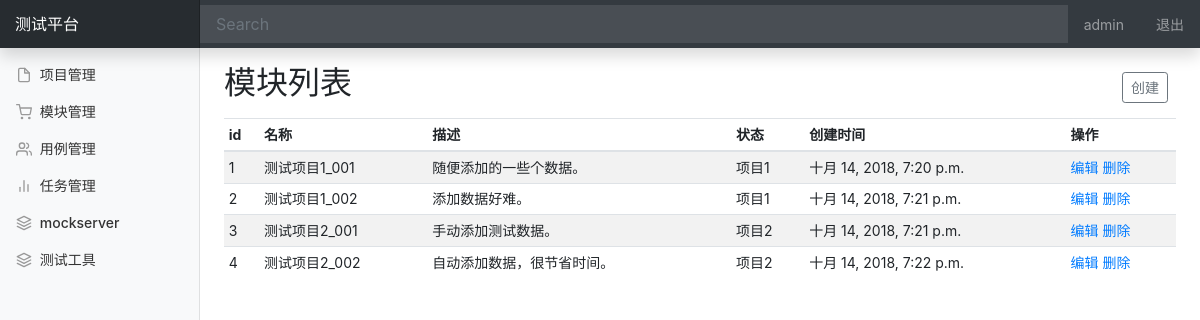
Page /manage/module_manage/ (signed in) on the earlier database version.
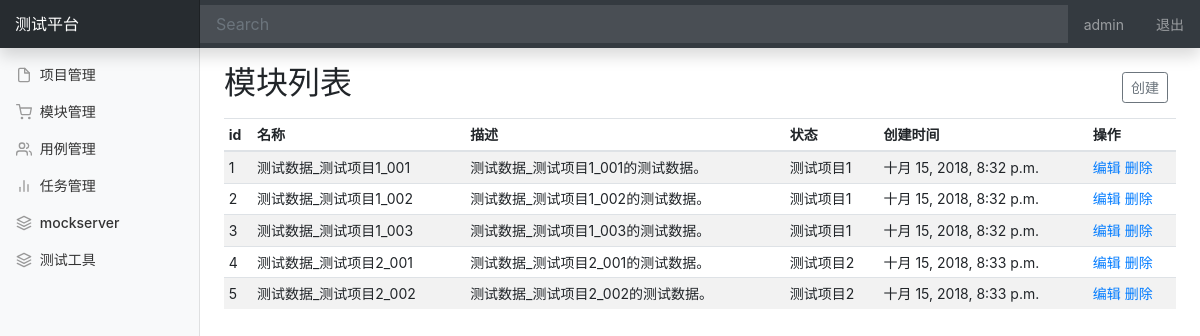
Same page on the later database version.
### project_app/models.py (models this page shows, shortened)
class Module(models.Model):
    project = models.ForeignKey(Project,on_delete=models.CASCADE) #https://blog.csdn.net/hpu_yly_bj/article/details/78927121
    name = models.CharField("名称", max_length=100, blank=False, default="")
    describe = models.TextField("描述", default="")
    create_time = models.DateTimeField("创建时间", auto_now=True)

class Project(models.Model):
    name = models.CharField("名称",max_length=100,blank=False,default="") #https://www.cnblogs.com/linxiyue/p/3662535.html
    describe = models.TextField("描述",default="")
    status = models.BooleanField("状态",default=True)
    create_time = models.DateTimeField("创建时间",auto_now=True)  #https://blog.csdn.net/davidsu33/article/details/49893055
    def __str__(self):
        return self.name

### project_app/views/module_views.py (the view)
# urls.py: path('module_manage/',module_views.module_manage,name="module_manage"),
@login_required
def module_manage(request):
    username = request.session.get('user','')   #读取浏览器session
    module_all = Module.objects.all()
    return render(request, "project_app/module_manage.html",{"user":username,"modules":module_all,"type":"list"})

### project_app/templates/project_app/module_manage.html (shortened to what this page needs)
{% extends "project_app/base.html" %}
{% block content %}
    <nav class="navbar navbar-dark fixed-top bg-dark flex-md-nowrap p-0 shadow">
      <a class="navbar-brand col-sm-3 col-md-2 mr-0" href="#">测试平台</a>
      <input class="form-control form-control-dark w-80" type="text" placeholder="Search" aria-label="Search">
      <ul class="navbar-nav px-3">
        <li class="nav-item text-nowrap">
          <a class="nav-link" href="#">{{ user }}</a>
        </li>
      </ul>
      <ul class="navbar-nav px-3">
        <li class="nav-item text-nowrap">
          <a class="nav-link" href="/logout/">退出</a>
        </li>
      </ul>
    </nav>
    <div class="container-fluid">
      <div class="row">
        <nav class="col-md-2 d-none d-md-block bg-light sidebar">
          <div class="sidebar-sticky">
            <ul class="nav flex-column">
              <li class="nav-item">
                <a class="nav-link" href="/manage/project_manage/">
                  <span data-feather="file"></span>
                  项目管理
                </a>
              </li>
              <li class="nav-item">
                <a class="nav-link" href="#">
                  <span data-feather="shopping-cart"></span>
                  模块管理
                </a>
              </li>
              <li class="nav-item">
                <a class="nav-link" href="#">
                  <span data-feather="users"></span>
                  用例管理
                </a>
              </li>
              <li class="nav-item">
                <a class="nav-link" href="#">
                  <span data-feather="bar-chart-2"></span>
                  任务管理
                </a>
              </li>
              <li class="nav-item">
                <a class="nav-link" href="#">
                  <span data-feather="layers"></span>
                  mockserver
                </a>
              </li>
              <li class="nav-item">
                <a class="nav-link" href="#">
                  <span data-feather="layers"></span>
                  测试工具
                </a>
              </li>
            </ul>
          </div>
        </nav>
        {% if type == 'list' %}
        <main role="main" class="col-md-9 ml-sm-auto col-lg-10 px-4">
          <div class="d-flex justify-content-between flex-wrap flex-md-nowrap align-items-center pt-3 pb-2">
            <h1 class="h2">模块列表</h1>
            <div class="btn-toolbar mb-2 mb-md-0">
              <div class="btn-group mr-2">
                <button class="btn btn-sm btn-outline-secondary"
                style="float: right;"
                onclick="window.location.href='/manage/add_module/'"
                >创建</button>
              </div>
            </div>
          </div>
          <div class="table-responsive">
            <table class="table table-striped table-sm">
              <thead>
                <tr>
                  <th>id</th>
                  <th>名称</th>
                  <th>描述</th>
                  <th>状态</th>
                  <th>创建时间</th>
                  <th>操作</th>
                </tr>
              </thead>
              <tbody>
                {% for module in modules %}
                <tr>
                  <td>{{ module.id }}</td>
                  <td>{{ module.name }}</td>
                  <td>{{ module.describe }}</td>
                  <td>{{ module.project }}</td>
                  <td>{{ module.create_time }}</td>
                  <td>
                     <a href="/manage/edit_module/{{ module.id }}/">编辑</a>
                     <a href="/manage/delete_module/{{ module.id }}/">删除</a>
                  </td>
                </tr>
                {% endfor %}
              </tbody>
            </table>
          </div>
        </main>
        {% endif %}
      </div>
    </div>
{% endblock %}

Differences in the rows shown:
changed Module id 1: name "测试项目1_001" → "测试数据_测试项目1_001"; describe "随便添加的一些个数据。" → "测试数据_测试项目1_001的测试数据。"; project "项目1" → "测试项目1"; create_time "十月 14, 2018, 7:20 p.m." → "十月 15, 2018, 8:32 p.m."
changed Module id 2: name "测试项目1_002" → "测试数据_测试项目1_002"; describe "添加数据好难。" → "测试数据_测试项目1_002的测试数据。"; project "项目1" → "测试项目1"; create_time "十月 14, 2018, 7:21 p.m." → "十月 15, 2018, 8:32 p.m."
changed Module id 3: name "测试项目2_001" → "测试数据_测试项目1_003"; describe "手动添加测试数据。" → "测试数据_测试项目1_003的测试数据。"; project "项目2" → "测试项目1"; create_time "十月 14, 2018, 7:21 p.m." → "十月 15, 2018, 8:32 p.m."
changed Module id 4: name "测试项目2_002" → "测试数据_测试项目2_001"; describe "自动添加数据，很节省时间。" → "测试数据_测试项目2_001的测试数据。"; project "项目2" → "测试项目2"; create_time "十月 14, 2018, 7:22 p.m." → "十月 15, 2018, 8:33 p.m."
added Module: id "5", name "测试数据_测试项目2_002", describe "测试数据_测试项目2_002的测试数据。", project "测试项目2", create_time "十月 15, 2018, 8:33 p.m."
